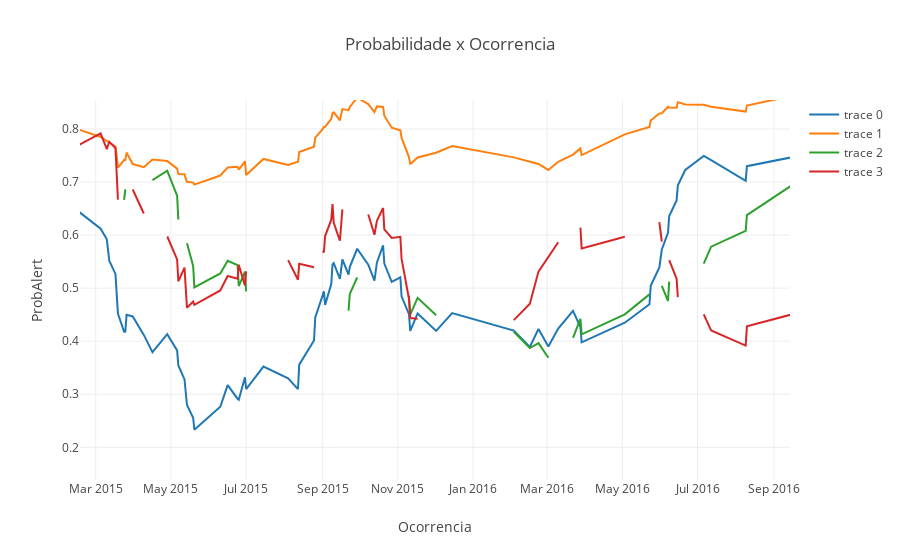

Write notebook code for a chart like this one.
### Code cell
trace = go.Scatter(
    x = xx,
    y = list(df_final['apoio_JB'])
)
trace1 = go.Scatter(
    x = xx,
    y = list(df_final['apoio_CONG.'])
)
trace2 = go.Scatter(
    x = xx,
    y = list(df_final['apoio_ONYX.'])
)

trace3= go.Scatter(
    x = xx,
    y = list(df_final['apoio_JEAN.'])
)


data = [trace,trace1,trace2,trace3]


layout = dict(title = 'Probabilidade x Ocorrencia',
              xaxis = dict(title = 'Ocorrencia'),
              yaxis = dict(title = 'ProbAlert'),
              )

fig = dict(data=data, layout=layout)
iplot(fig, filename='basic-line')

### Figure 1 — Plotly figure (JSON) as saved in the notebook; plotly's stock layout.template omitted (floating-point values rounded to 4 significant figures; data arrays with more than 128 entries replaced by an {"elided": "..."} marker saying what was removed)
{"data": [{"type": "scatter", "uid": "9008c04e-fe1f-11e8-bfac-c10c717241e1", "x": {"elided": "142 str values"}, "y": {"elided": "142 float values"}}, {"type": "scatter", "uid": "9008c364-fe1f-11e8-bfac-c10c717241e1", "x": {"elided": "142 str values"}, "y": {"elided": "142 float values"}}, {"type": "scatter", "uid": "9008c44a-fe1f-11e8-bfac-c10c717241e1", "x": {"elided": "142 str values"}, "y": {"elided": "142 float values"}}, {"type": "scatter", "uid": "9008c4fe-fe1f-11e8-bfac-c10c717241e1", "x": {"elided": "142 str values"}, "y": {"elided": "142 float values"}}], "layout": {"autosize": true, "title": {"text": "Probabilidade x Ocorrencia"}, "xaxis": {"autorange": false, "range": ["2015-02-16 06:10:35.8284", "2016-09-13 22:25:32.0437"], "title": {"text": "Ocorrencia"}, "type": "date"}, "yaxis": {"autorange": false, "range": [0.1385, 0.8545], "title": {"text": "ProbAlert"}, "type": "linear"}}}
